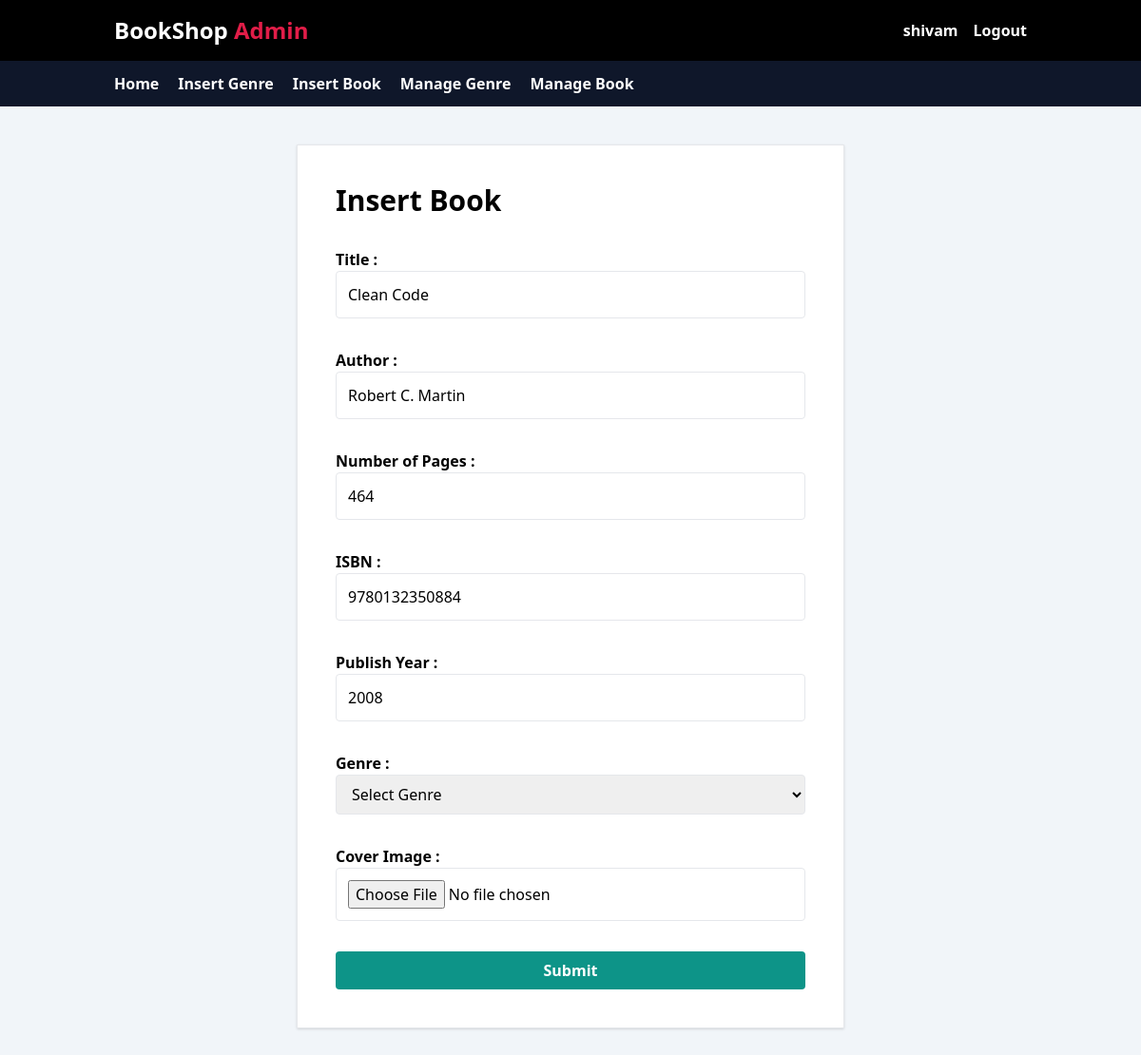
The app's page /superadmin/book/edit/5/ (signed in) with its own data.
### ecom/models.py (models this page shows, shortened)
class Book(models.Model):
    title = models.CharField(max_length=200)
    author = models.CharField(max_length=200)
    nop = models.IntegerField(default=0)
    isbn = models.CharField(max_length=100)
    publish_year = models.IntegerField()
    genre = models.ForeignKey(Genre, on_delete=models.CASCADE)
    price = models.IntegerField(default=0)
    cover_image = models.ImageField(upload_to="books/")
    description = models.TextField(default="N/A")

### ecom/admin_view.py (the view, shortened to what this page needs)
# urls.py: path("superadmin/book/edit/<int:id>/",admin_view.edit_book, name="edit_book"),
@login_required
def edit_book(req, id):
    book = Book.objects.get(id=id)
    return render(req, "admin/insert_book.html",{"book":book})

### ecom/templates/admin/insert_book.html (shortened to what this page needs)
<!DOCTYPE html>
<html lang="en">
<head>
    <script src="https://cdn.tailwindcss.com"></script>
</head>
<body>
    {% include "admin/admin_header.html" %}
    <div class="w-full px-[10%] py-10 bg-slate-100  flex items-center justify-center">
        <form class="w-[60%] bg-white border shadow flex flex-col gap-8 p-10 " enctype="multipart/form-data" action="" method="post">
            <h1 class="text-black font-bold text-3xl">Insert Book</h1>
            <div class=" w-full text-md flex flex-col justify-between">
                <label class="font-semibold" for="">Title :</label>
                <input class=" border rounded p-3" value="{{book.title}}" type="text" name="title">
            </div>
            <div class=" w-full text-md flex flex-col justify-between">
                <label class="font-semibold" for="">Author :</label>
                <input class=" border rounded p-3" type="text" value="{{book.author}}" name="author">
            </div>
            <div class=" w-full text-md flex flex-col justify-between">
                <label class="font-semibold" for="">Number of Pages :</label>
                <input class=" border rounded p-3" type="text" value="{{book.nop}}" name="nop">
            </div>
            <div class=" w-full text-md flex flex-col justify-between">
                <label class="font-semibold" for="">ISBN :</label>
                <input class=" border rounded p-3" type="text" value="{{book.isbn}}" name="isbn">
            </div>
            <div class=" w-full text-md flex flex-col justify-between">
                <label class="font-semibold" for="">Publish Year :</label>
                <input class=" border rounded p-3" type="text"  value="{{book.publish_year}}" name="publish_year">
            </div>
            <div class=" w-full text-md flex flex-col justify-between">
                <label class="font-semibold" for="">Genre :</label>
                <select name="genre" class="w-full border px-3 py-2 rounded" id="">
                    <option value="">Select Genre</option>
                </select>
            </div>
            <div class=" w-full text-md flex flex-col justify-between">
                <label class="font-semibold" for="">Cover Image :</label>
                <input class="border rounded p-3" type="file" name="cover_image">
            </div>
            <input type="submit" class="w-full py-2 bg-teal-600 hover:bg-teal-700 text-md text-white font-semibold rounded">
        </form>
    </div>
</body>
</html>

### ecom/templates/admin/admin_header.html
<div class="flex flex-1 justify-between bg-black text-white px-[10%] py-4">
        <h1 class="text-2xl font-bold">BookShop <span class="text-rose-600">Admin</span></h1>
    <nav class="flex items-center gap-4">
        <span class="font-semibold text-white text-slate-600 hover:text-rose-600 transition">
            {% if request.user.first_name %}
                {{request.user.first_name}}
            {% else %}
                {{request.user.username}}
            {% endif %}
        </span>
        <a class="font-semibold text-white hover:text-rose-600 transition"
           href="{% url 'logout' %}">
            Logout
        </a>
    </nav>
    </div>
    <div class="flex flex-1 gap-5  py-3 px-[10%] bg-slate-900 text-white font-semibold">
        <a href="{% url 'admin_dashboard' %}">Home</a>
        <a href="{% url 'insert_genre' %}">Insert Genre</a>
        <a href="{% url 'insert_book' %}">Insert Book</a>
        <a href="{% url 'manage_genre' %}">Manage Genre</a>
        <a href="{% url 'manage_books' %}">Manage Book</a>
    </div>

### records on screen
Book: title "Clean Code", author "Robert C. Martin", nop "464", isbn "9780132350884", publish_year "2008"

### other values on screen
{{ request.user.username }} "shivam"
